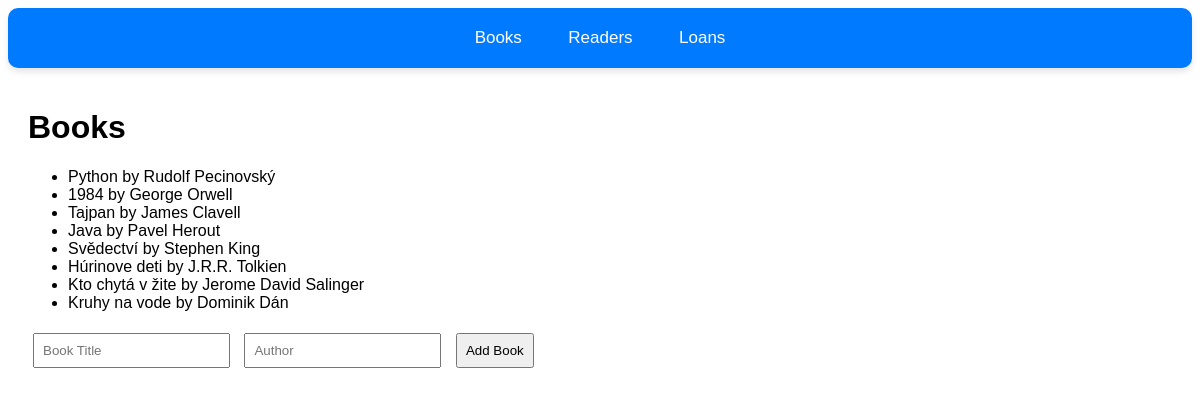
/books, run on the app's committed database.
### models.py (models this page shows)
class Books(db.Model):
    id = db.Column(db.Integer, primary_key=True)
    title = db.Column(db.String(100), nullable=False)
    author = db.Column(db.String(100), nullable=False)
    is_borrowed = db.Column(db.Boolean, default=False)

### main.py (the view, shortened to what this page needs)
@app.route('/books', methods=['GET', 'POST'])
def books_manage():
    books = Books.query.all()
    return render_template('books.html', books=books)

### templates/books.html
{% extends 'base.html' %}
{% block content %}
<h1>Books</h1>
<ul id="book-list">
    {% for book in books %}
    <li>
        {{ book.title }} by {{ book.author }} {% if book.is_borrowed %}(Borrowed){% endif %}
    </li>
    {% endfor %}
</ul>
<form method="POST" action="{{ url_for('books_manage') }}">
    <input type="text" name="title" placeholder="Book Title" required>
    <input type="text" name="author" placeholder="Author" required>
    <button type="submit">Add Book</button>
</form>
{% endblock %}

### templates/base.html (shortened to what this page needs)
<!DOCTYPE html>
<html lang="en">
<head>
    <link rel="stylesheet" href="{{ url_for('static', filename='style.css') }}">
</head>
<body>
    <nav>
        <a href="{{ url_for('books_manage') }}">Books</a>
        <a href="{{ url_for('readers_manage') }}">Readers</a>
        <a href="{{ url_for('loans_manage') }}">Loans</a>
    </nav>
    <main>
        {% block content %}{% endblock %}
    </main>
</body>
</html>

### static/style.css (style rules this page uses)
body { font-family: Arial, sans-serif; }
nav { background-color: #007BFF; padding: 20px 0; text-align: center; box-shadow: 0 4px 6px rgba(0, 0, 0, 0.1); border-radius: 10px; }
nav a { color: #ffffff; text-align: center; padding: 14px 16px; text-decoration: none; font-size: 17px; margin: 0 5px; border-radius: 4px; transition: background-color 0.3s ease; }
main { padding: 20px; }
form input, form button { margin: 5px; padding: 8px; }

### data on the page
Books: title "Python", author "Rudolf Pecinovský"
Books: title "1984", author "George Orwell"
Books: title "Tajpan", author "James Clavell"
Books: title "Java", author "Pavel Herout"
Books: title "Svědectví", author "Stephen King"
Books: title "Húrinove deti", author "J.R.R. Tolkien"
Books: title "Kto chytá v žite", author "Jerome David Salinger"
Books: title "Kruhy na vode", author "Dominik Dán"
